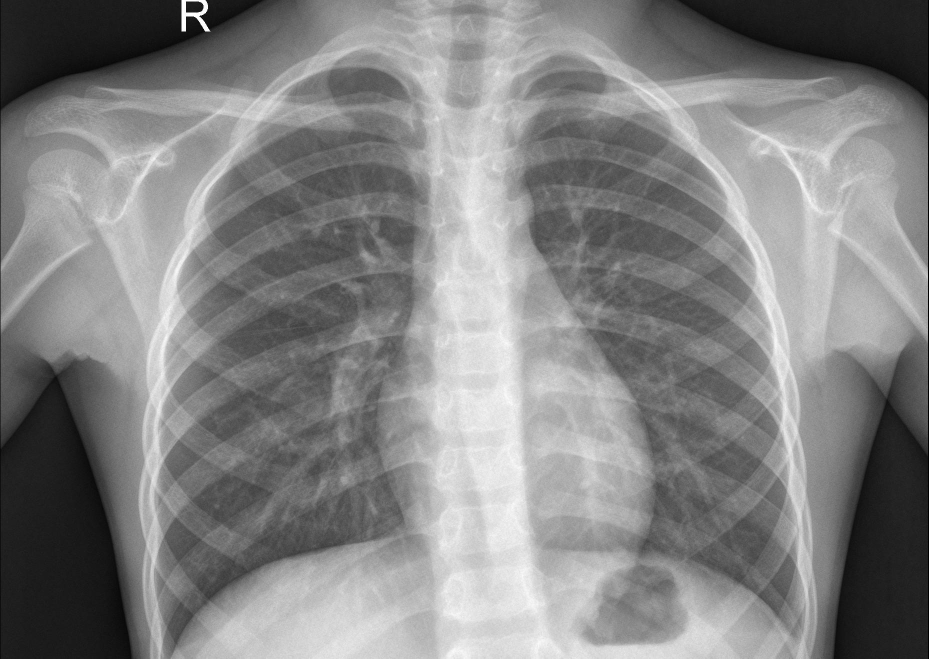
#> input picture images/chest-xray/NORMAL/IM-0001-0001.jpeg, 1857 x 1317 px (shown at 1/2 size); its folder holds only this picture in this run
$ jupyter execute --allow-errors Pneumonia_Detection_Logistic_Regression.ipynb
#> lines starting #> are read from the running program, lines starting #| are printed output that depends on the picture
Connect Google Drive

---

We start by setting up Google Drive integration within our Google Colab

environment. Here's a breakdown of what's happening:

1.   from google.colab import drive: We import the drive module from the google.colab library. Google Colab is a cloud-based Jupyter notebook environment provided by Google, and it allows us to easily access Google Drive for storing and retrieving files.

2.   drive.mount('/content/drive'): We mount (connect) our Google Drive to the Colab environment. When we run this code, it will prompt us to visit a URL and obtain an authorization code to give Colab access to our Google Drive.

*   /content/drive: This is the directory in the Colab environment where our Google
Drive will be mounted. We can choose a different location if needed.
*   After entering the authorization code, our Google Drive will be mounted, and we'll have access to its contents within our Colab environment.

This section is typically used when we need to access datasets or files stored in our Google Drive and want to work with them in a Colab notebook. It simplifies the process of reading and writing files from and to our Google Drive.

[cell 1]
# CONNECT GOOGLE DRIVE
from google.colab import drive
drive.mount('/content/drive')

Image Data Preprocessing

---

This section of our code responsible for loading image data from a specified directory path, resizing the images, and preparing the data for logistic regression analysis.

This code segment loads image data, resizes it, and prepares it for use in logistic regression analysis. It assumes that we have organized your image data into subdirectories, each representing a different class or category of images.

[cell 2]
import os #provides functions for interacting with the operating system, such as listing directory contents.
import re
import glob #used for pattern matching of files and directories, allowing you to retrieve a list of file paths matching a specified pattern.
import cv2 #This line imports the OpenCV library, which is commonly used for computer vision tasks, including image loading, resizing, and manipulation.
import numpy as np #Imports the NumPy library for numerical operations

# Manually set the directory path where our images are stored
path = '/content/drive/MyDrive/Minor/Data mining/chest-xray/'

# List the subdirectories in the specified path
dirs = os.listdir(path)

label = 0

#Initialize empty lists X and y to store image data and corresponding labels.
X = []
y = []
im_arr = []  #Initializes an empty list im_arr to store dictionaries containing image data for each class. This is used to sample the first 10 images per class.

for i in dirs: #The outer loop iterates over the subdirectories in dirs, representing different classes of images.
    count = 0
    for pic in glob.glob(os.path.join(path, i, '*')): #The inner loop uses glob.glob to retrieve a list of file paths for images in each class
        im = cv2.imread(pic) #Reads an image from the file path specified by pic using OpenCV's imread function.
#> im is the input picture: shape (1317, 1857, 3); min 0, max 255, mean 131
        if im is None:
            print("Failed to load image:", pic)
            continue

        im = cv2.resize(im, (70, 70)) # Resizes the loaded image to a specified size of 70x70 pixels. This step ensures that all images have the same dimensions.
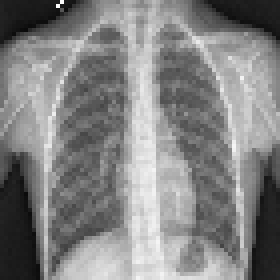
#> im: shape (70, 70, 3) (shown 4 times larger); min 10, max 253, mean 130.9
        im = np.array(im) #Converts the image to a NumPy array, making it suitable for further processing.
        count += 1
        X.append(im) #Appends the image data (im) to the X list and the corresponding label (label) to the y list.
        y.append(label)

        # Sample only the first 10 images per category
        if count <= 10:
            im_arr.append({str(i): im})

    print("Number of " + str(i) + " sample: " + str(count))
    label += 1
#> pass 2 of the loop `for i in dirs:`:
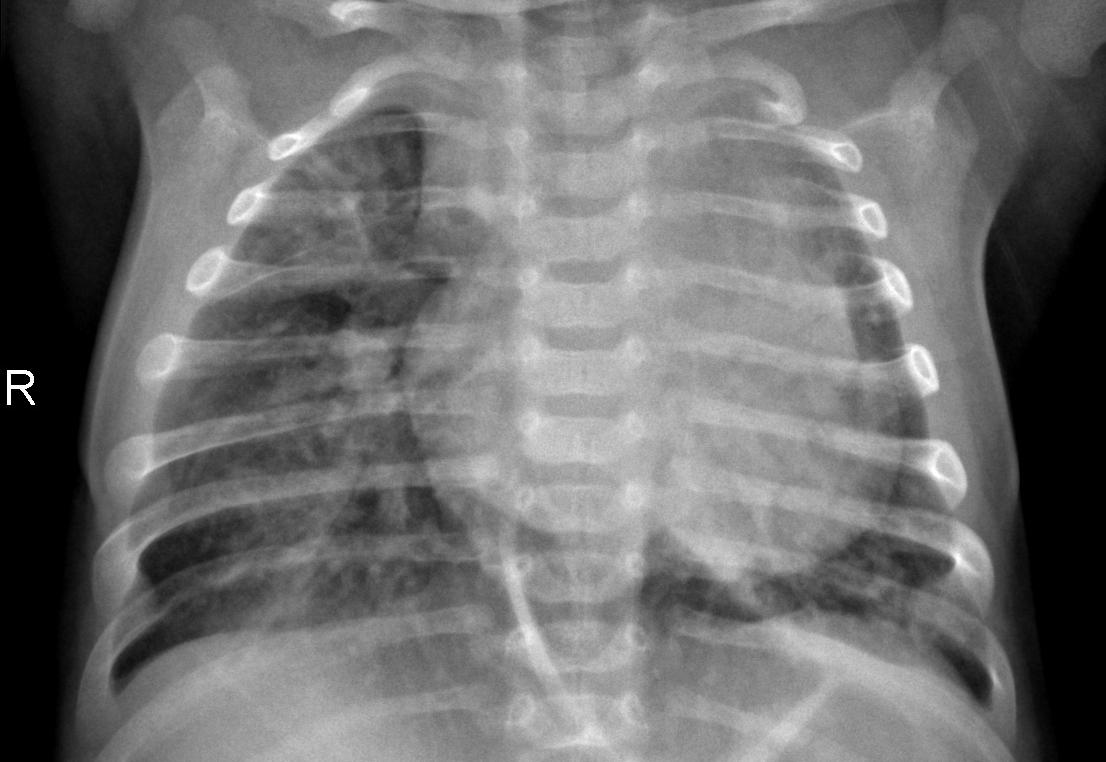
#> input picture images/chest-xray/PNEUMONIA/person100_bacteria_475.jpeg, 1106 x 762 px
#> im is the input picture: shape (762, 1106, 3); min 0, max 255, mean 110.6
#> `im = cv2.resize(im, (70, 70))`:
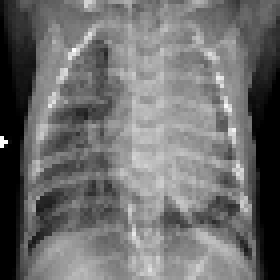
#> im: shape (70, 70, 3) (shown 4 times larger); min 0, max 254, mean 110.5

X = np.array(X)
y = np.array(y)

Image Visualization

---

This section of your code is responsible for displaying a grid of images for visualization purposes. It uses the Matplotlib library to create a grid of subplots and then populates these subplots with images from the im_arr list

This code segment creates a grid of subplots and populates them with images from the im_arr list, making it easy to visualize the sampled images from different classes. The layout is set up to have 3 rows and 7 columns of subplots, but you can adjust the grid size as needed for your visualization.

[cell 3]
import matplotlib.pyplot as plt

#Creates a figure (fig) and a grid of subplots (axs). This line specifies that you want a grid with 3 rows and 7 columns of subplots.
#The figsize parameter sets the size of the entire figure to be 20 units wide and 10 units tall.
fig, axs = plt.subplots(3, 7, figsize=(20, 10))

#Initialize variables cnt, row, and col to keep track of the current subplot being filled.
cnt = 0
row = 0
col = 0


for i in im_arr: #The outer loop iterates over the dictionaries in im_arr, each containing image data and class names.
    for key, value in i.items(): #The inner loop extracts the key (class name) and value (image data) from each dictionary.
        if(cnt==7): #Checks if cnt (the number of subplots filled in the current row) reaches 7. If so, it increments the row variable, resets col to 0, and resets cnt to 0, effectively moving to the next row of subplots.
            row = row + 1
            col = 0
            cnt = 0
        axs[row, col].imshow(value)
        axs[row, col].set_title(key)
        cnt = cnt + 1
        col = col + 1
#> this loop made 2 passes
#> after the loop, cnt = 2; col = 2; row = 0
plt.show()
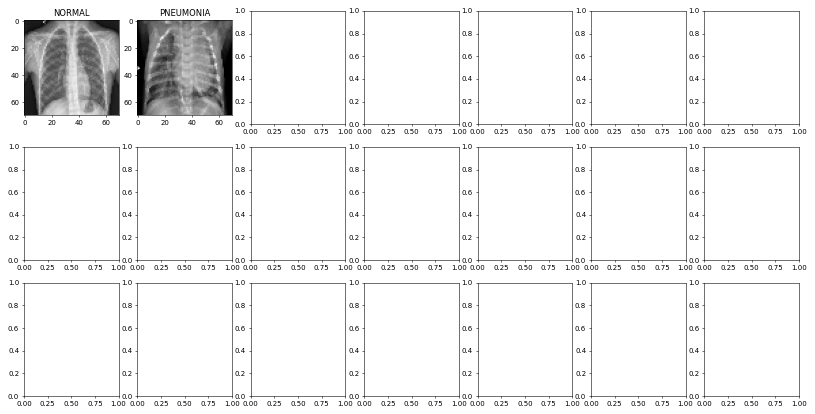
#> figure drawn by matplotlib, 2 panels

**Logistic Regression Analysis**

---

This section of your code performs the logistic regression analysis on the preprocessed image data. It involves several steps, including converting images to vector features, splitting the dataset into training and testing sets, training a logistic regression model, and evaluating its accuracy.

This code segment completes the logistic regression analysis by transforming the image data into feature vectors, splitting the data, training the model, and evaluating its performance on the testing dataset. The printed accuracy provides a measure of how well the model classifies the images.

[cell 4]
# Import necessary libraries
from sklearn.model_selection import train_test_split, cross_val_score
from sklearn.linear_model import LogisticRegression
from sklearn.metrics import accuracy_score, classification_report

# Preprocess the images: flatten and normalize
X_flat = X.reshape(X.shape[0], -1)  # Flatten the images
X_flat = X_flat / 255.0  # Normalize the pixel values to the range [0, 1]

# Split the dataset into training and testing sets (80:20 ratio)
X_train, X_test, y_train, y_test = train_test_split(X_flat, y, test_size=0.2, random_state=42)
#> y_train = [0]; y_test = [1]

# Initialize the logistic regression model
log_reg = LogisticRegression(max_iter=10000)

# Use 5-fold cross-validation to evaluate the model's performance
#> (the rest of this cell did not finish here and is left out)
